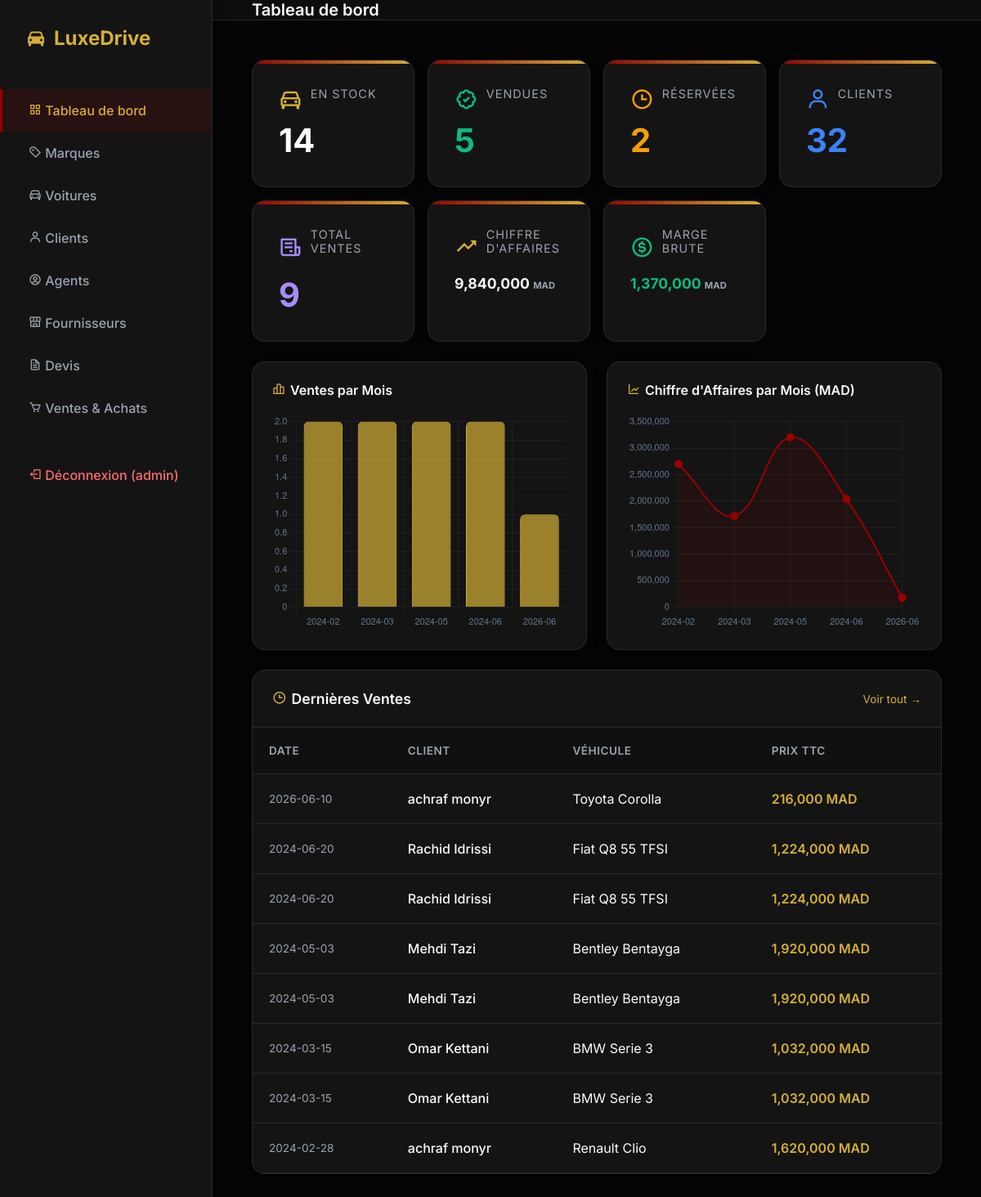
Screenshot of / (signed in) with the database file from the repository.
### tables this page shows
CREATE TABLE user (
    id_user INTEGER PRIMARY KEY AUTOINCREMENT,
    username TEXT UNIQUE NOT NULL,
    password TEXT NOT NULL,
    role TEXT CHECK( role IN ('admin', 'user') ) NOT NULL,
    id_client INTEGER,
    FOREIGN KEY (id_client) REFERENCES client(id_client)
);

CREATE TABLE vente (
    id_vente INTEGER PRIMARY KEY AUTOINCREMENT,
    date_vente DATE,
    id_client INTEGER, id_agent INTEGER, montant_commission REAL,
    FOREIGN KEY (id_client) REFERENCES client(id_client)
);

CREATE TABLE voiture (
    vin TEXT PRIMARY KEY,
    id_modele INTEGER,
    type TEXT CHECK( type IN ('neuf', 'occasion') ),
    immatriculation TEXT,
    annee INTEGER,
    prix_achat REAL,
    prix_vente REAL,
    statut TEXT CHECK( statut IN ('en_stock', 'reservee', 'vendue') ),
    FOREIGN KEY (id_modele) REFERENCES modele(id_modele)
);

### app.py (the view)
@app.route('/')
@admin_required
def dashboard():
    db = get_db()
    cur = db.cursor()
    cur.execute("SELECT COUNT(*) as count FROM voiture WHERE statut='en_stock'")
    total_voitures = cur.fetchone()['count']
    cur.execute("SELECT COUNT(*) as count FROM client")
    total_clients = cur.fetchone()['count']
    cur.execute("SELECT COUNT(*) as count FROM vente")
    total_ventes = cur.fetchone()['count']
    cur.execute("SELECT COALESCE(SUM(v.prix_vente),0) as total FROM vente vt JOIN ligne_vente lv ON vt.id_vente=lv.id_vente JOIN voiture v ON lv.vin=v.vin")
    chiffre_affaires = cur.fetchone()['total']
    cur.execute("SELECT COUNT(*) as count FROM voiture WHERE statut='vendue'")
    total_vendues = cur.fetchone()['count']
    cur.execute("SELECT COUNT(*) as count FROM voiture WHERE statut='reservee'")
    total_reservees = cur.fetchone()['count']
    cur.execute("""
        SELECT COALESCE(SUM(v.prix_vente - v.prix_achat), 0) as profit
        FROM vente vt
        JOIN ligne_vente lv ON vt.id_vente=lv.id_vente
        JOIN voiture v ON lv.vin=v.vin
    """)
    marge_totale = cur.fetchone()['profit']
    cur.execute("""
        SELECT strftime('%Y-%m', date_vente) as mois, COUNT(*) as nb,
               COALESCE(SUM(v.prix_vente),0) as ca
        FROM vente vt
        JOIN ligne_vente lv ON vt.id_vente=lv.id_vente
        JOIN voiture v ON lv.vin=v.vin
        GROUP BY mois ORDER BY mois DESC LIMIT 12
    """)
    rows = cur.fetchall()
    rows = list(reversed(rows))
    chart_labels = [r['mois'] for r in rows]
    chart_ventes = [r['nb'] for r in rows]
    chart_ca = [round(r['ca'], 2) for r in rows]
    cur.execute("""
        SELECT vt.date_vente, c.prenom || ' ' || c.nom as client_nom,
               mq.nom_marque || ' ' || m.nom_modele as voiture_nom,
               v.prix_vente
        FROM vente vt
        JOIN client c ON vt.id_client=c.id_client
        JOIN ligne_vente lv ON vt.id_vente=lv.id_vente
        JOIN voiture v ON lv.vin=v.vin
        JOIN modele m ON v.id_modele=m.id_modele
        JOIN marque mq ON m.id_marque=mq.id_marque
        ORDER BY vt.date_vente DESC LIMIT 8
    """)
    activites = cur.fetchall()
    import json
    return render_template('index.html',
        total_voitures=total_voitures, total_clients=total_clients,
        total_ventes=total_ventes, chiffre_affaires=chiffre_affaires,
        total_vendues=total_vendues, total_reservees=total_reservees,
        chart_labels=json.dumps(chart_labels), chart_ventes=json.dumps(chart_ventes),
        chart_ca=json.dumps(chart_ca), activites=activites,
        marge_totale=marge_totale)

### templates/index.html (shortened to what this page needs)
{% extends 'base.html' %}
{% block page_title %}Tableau de bord{% endblock %}
{% block content %}
<div class="dashboard-grid" style="grid-template-columns:repeat(auto-fill,minmax(180px,1fr));gap:1rem;margin-bottom:1.5rem;">
    <div class="stat-card">
        <div style="display:flex;align-items:center;gap:10px;margin-bottom:8px;">
            <i class='bx bx-car' style="font-size:1.8rem;color:var(--accent-gold);"></i>
            <span class="stat-title">En Stock</span>
        </div>
        <div class="stat-value">{{ total_voitures }}</div>
    </div>
    <div class="stat-card">
        <div style="display:flex;align-items:center;gap:10px;margin-bottom:8px;">
            <i class='bx bx-badge-check' style="font-size:1.8rem;color:#10b981;"></i>
            <span class="stat-title">Vendues</span>
        </div>
        <div class="stat-value" style="color:#10b981;">{{ total_vendues }}</div>
    </div>
    <div class="stat-card">
        <div style="display:flex;align-items:center;gap:10px;margin-bottom:8px;">
            <i class='bx bx-time' style="font-size:1.8rem;color:#f59e0b;"></i>
            <span class="stat-title">Réservées</span>
        </div>
        <div class="stat-value" style="color:#f59e0b;">{{ total_reservees }}</div>
    </div>
    <div class="stat-card">
        <div style="display:flex;align-items:center;gap:10px;margin-bottom:8px;">
            <i class='bx bx-user' style="font-size:1.8rem;color:#3b82f6;"></i>
            <span class="stat-title">Clients</span>
        </div>
        <div class="stat-value" style="color:#3b82f6;">{{ total_clients }}</div>
    </div>
    <div class="stat-card">
        <div style="display:flex;align-items:center;gap:10px;margin-bottom:8px;">
            <i class='bx bx-receipt' style="font-size:1.8rem;color:#a78bfa;"></i>
            <span class="stat-title">Total Ventes</span>
        </div>
        <div class="stat-value" style="color:#a78bfa;">{{ total_ventes }}</div>
    </div>
    <div class="stat-card">
        <div style="display:flex;align-items:center;gap:10px;margin-bottom:8px;">
            <i class='bx bx-trending-up' style="font-size:1.8rem;color:var(--accent-gold);"></i>
            <span class="stat-title">Chiffre d'affaires</span>
        </div>
        <div class="stat-value" style="font-size:1.1rem;">{{ "{:,.0f}".format(chiffre_affaires) }} <span style="font-size:0.7rem;color:var(--text-muted);">MAD</span></div>
    </div>
    <div class="stat-card">
        <div style="display:flex;align-items:center;gap:10px;margin-bottom:8px;">
            <i class='bx bx-dollar-circle' style="font-size:1.8rem;color:#10b981;"></i>
            <span class="stat-title">Marge Brute</span>
        </div>
        <div class="stat-value" style="font-size:1.1rem;color:#10b981;">{{ "{:,.0f}".format(marge_totale) }} <span style="font-size:0.7rem;color:var(--text-muted);">MAD</span></div>
    </div>
</div>
<div style="display:grid;grid-template-columns:1fr 1fr;gap:1.5rem;margin-bottom:1.5rem;">
    <div class="table-container" style="padding:1.5rem;">
        <h2 style="font-size:1rem;font-weight:600;margin-bottom:1.2rem;color:var(--text-main);">
            <i class='bx bx-bar-chart-alt-2' style="color:var(--accent-gold);margin-right:6px;"></i>Ventes par Mois
        </h2>
        {% if chart_labels != '[]' %}
        <canvas id="salesChart" height="220"></canvas>
        {% else %}
        <div style="text-align:center;padding:3rem;color:var(--text-muted);">
            <i class='bx bx-bar-chart' style="font-size:3rem;opacity:0.3;"></i>
            <p style="margin-top:1rem;">Aucune donnée de vente pour le moment.</p>
        </div>
        {% endif %}
    </div>
    <div class="table-container" style="padding:1.5rem;">
        <h2 style="font-size:1rem;font-weight:600;margin-bottom:1.2rem;color:var(--text-main);">
            <i class='bx bx-line-chart' style="color:var(--accent-gold);margin-right:6px;"></i>Chiffre d'Affaires par Mois (MAD)
        </h2>
        {% if chart_labels != '[]' %}
        <canvas id="caChart" height="220"></canvas>
        {% else %}
        <div style="text-align:center;padding:3rem;color:var(--text-muted);">
            <i class='bx bx-line-chart' style="font-size:3rem;opacity:0.3;"></i>
            <p style="margin-top:1rem;">Aucune donnée pour le moment.</p>
        </div>
        {% endif %}
    </div>
</div>
<div class="table-container">
    <div style="padding:1.5rem;border-bottom:1px solid var(--border-color);display:flex;justify-content:space-between;align-items:center;">
        <h2 style="font-size:1.1rem;font-weight:600;"><i class='bx bx-time' style="color:var(--accent-gold);margin-right:6px;"></i>Dernières Ventes</h2>
        <a href="{{ url_for('transactions') }}" style="color:var(--accent-gold);font-size:0.85rem;text-decoration:none;">Voir tout →</a>
    </div>
    {% if activites %}
    <table>
        <thead>
            <tr>
                <th>Date</th>
                <th>Client</th>
                <th>Véhicule</th>
                <th>Prix TTC</th>
            </tr>
        </thead>
        <tbody>
            {% for a in activites %}
            <tr>
                <td style="color:var(--text-muted);font-size:0.85rem;">{{ a.date_vente }}</td>
                <td style="font-weight:500;">{{ a.client_nom }}</td>
                <td>{{ a.voiture_nom }}</td>
                <td style="font-weight:600;color:var(--accent-gold);">{{ "{:,.0f}".format(a.prix_vente * 1.2) }} MAD</td>
            </tr>
            {% endfor %}
        </tbody>
    </table>
    {% else %}
    <div style="padding:3rem;text-align:center;color:var(--text-muted);">
        <i class='bx bx-time' style="font-size:3rem;opacity:0.3;"></i>
        <p style="margin-top:1rem;">Aucune vente enregistrée.</p>
    </div>
    {% endif %}
</div>
<script>
const labels = {{ chart_labels|safe }};
const ventesData = {{ chart_ventes|safe }};
const caData = {{ chart_ca|safe }};
if (labels.length > 0) {
    const chartDefaults = {
        responsive: true,
        plugins: { legend: { display: false } },
        scales: {
            x: { ticks: { color: '#64748b', font: { size: 11 } }, grid: { color: 'rgba(255,255,255,0.05)' } },
            y: { ticks: { color: '#64748b', font: { size: 11 } }, grid: { color: 'rgba(255,255,255,0.05)' }, beginAtZero: true }
        }
    };
    new Chart(document.getElementById('salesChart'), {
        type: 'bar',
        data: {
            labels,
            datasets: [{ data: ventesData, backgroundColor: 'rgba(212,175,55,0.7)', borderColor: '#D4AF37', borderWidth: 1, borderRadius: 6 }]
        },
        options: { ...chartDefaults }
    });
    new Chart(document.getElementById('caChart'), {
        type: 'line',
        data: {
            labels,
            datasets: [{ data: caData, borderColor: '#990000', backgroundColor: 'rgba(153,0,0,0.1)', borderWidth: 2, fill: true, tension: 0.4, pointBackgroundColor: '#990000', pointRadius: 4 }]
        },
        options: { ...chartDefaults }
    });
}
</script>
{% endblock %}

### templates/base.html (shortened to what this page needs)
<!DOCTYPE html>
<html lang="fr">
<head>
    <link rel="stylesheet" href="{{ url_for('static', filename='style.css') }}">
    <link href="https://unpkg.com/boxicons@2.1.4/css/boxicons.min.css" rel="stylesheet">
</head>
<body>
    <aside class="sidebar">
        <div class="brand">
            <i class='bx bxs-car'></i>
            <span>LuxeDrive</span>
        </div>
        <ul class="nav-links">
            {% if g.user and g.user.role == 'admin' %}
            <li><a href="{{ url_for('dashboard') }}" class="{% if request.endpoint == 'dashboard' %}active{% endif %}"><i class='bx bx-grid-alt'></i> Tableau de bord</a></li>
            {% endif %}
            <li><a href="{{ url_for('marques') }}" class="{% if request.endpoint in ['marques','marque_detail'] %}active{% endif %}"><i class='bx bx-purchase-tag-alt'></i> Marques</a></li>
            {% if g.user and g.user.role == 'admin' %}
            <li><a href="{{ url_for('voitures') }}" class="{% if request.endpoint in ['voitures','voitures_add','voiture_detail','voiture_edit'] %}active{% endif %}"><i class='bx bx-car'></i> Voitures</a></li>
            {% endif %}
            {% if g.user and g.user.role == 'admin' %}
            <li><a href="{{ url_for('clients') }}" class="{% if request.endpoint in ['clients','client_edit'] %}active{% endif %}"><i class='bx bx-user'></i> Clients</a></li>
            <li><a href="{{ url_for('agents') }}" class="{% if request.endpoint in ['agents','agent_edit'] %}active{% endif %}"><i class='bx bx-user-circle'></i> Agents</a></li>
            <li><a href="{{ url_for('fournisseurs') }}" class="{% if request.endpoint in ['fournisseurs','fournisseur_edit'] %}active{% endif %}"><i class='bx bx-store-alt'></i> Fournisseurs</a></li>
            <li><a href="{{ url_for('devis_select') }}" class="{% if request.endpoint in ['devis_select','devis'] %}active{% endif %}"><i class='bx bx-file'></i> Devis</a></li>
            <li><a href="{{ url_for('transactions') }}" class="{% if request.endpoint == 'transactions' %}active{% endif %}"><i class='bx bx-cart'></i> Ventes & Achats</a></li>
            {% endif %}
            <li style="margin-top:30px;">
                <a href="{{ url_for('logout') }}" style="color:#ff6b6b;">
                    <i class='bx bx-log-out'></i> Déconnexion ({{ g.user.username if g.user else '' }})
                </a>
            </li>
        </ul>
    </aside>
    <div class="main-content">
        <header>
            <h1 class="page-title">{% block page_title %}Dashboard{% endblock %}</h1>
        </header>
        <main>
            {% block content %}{% endblock %}
        </main>
    </div>
</body>
</html>

### rows the page displays
user: user "admin"
vente: date_vente "2026-06-10", client_nom "achraf monyr", voiture_nom "Toyota Corolla"
voiture: a.prix_vente*1.2 "216,000"
vente: date_vente "2024-06-20", client_nom "Rachid Idrissi", voiture_nom "Fiat Q8 55 TFSI"
voiture: a.prix_vente*1.2 "1,224,000"
vente: date_vente "2024-06-20", client_nom "Rachid Idrissi", voiture_nom "Fiat Q8 55 TFSI"
vente: date_vente "2024-05-03", client_nom "Mehdi Tazi", voiture_nom "Bentley Bentayga"
voiture: a.prix_vente*1.2 "1,920,000"
vente: date_vente "2024-05-03", client_nom "Mehdi Tazi", voiture_nom "Bentley Bentayga"
vente: date_vente "2024-03-15", client_nom "Omar Kettani", voiture_nom "BMW Serie 3"
voiture: a.prix_vente*1.2 "1,032,000"
vente: date_vente "2024-03-15", client_nom "Omar Kettani", voiture_nom "BMW Serie 3"
vente: date_vente "2024-02-28", client_nom "achraf monyr", voiture_nom "Renault Clio"
voiture: a.prix_vente*1.2 "1,620,000"

### other values shown
{{ total_voitures }} "14"
{{ total_vendues }} "5"
{{ total_reservees }} "2"
{{ total_clients }} "32"
{{ total_ventes }} "9"
{{ "{:,.0f}".format(chiffre_affaires) }} "9,840,000"
{{ "{:,.0f}".format(marge_totale) }} "1,370,000"
chart data {{ chart_labels|safe }} ["2024-02", "2024-03", "2024-05", "2024-06", "2026-06"]
chart data {{ chart_ventes|safe }} [2, 2, 2, 2, 1]
chart data {{ chart_ca|safe }} [2700000.0, 1720000.0, 3200000.0, 2040000.0, 180000.0]
